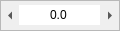
<?xml version="1.0" encoding="UTF-8"?>
<ui version="4.0">
 <class>Form</class>
 <widget class="QWidget" name="Form">
  <property name="geometry">
   <rect>
    <x>0</x>
    <y>0</y>
    <width>120</width>
    <height>31</height>
   </rect>
  </property>
  <property name="minimumSize">
   <size>
    <width>120</width>
    <height>31</height>
   </size>
  </property>
  <property name="maximumSize">
   <size>
    <width>120</width>
    <height>31</height>
   </size>
  </property>
  <property name="windowTitle">
   <string>Form</string>
  </property>
  <property name="autoFillBackground">
   <bool>false</bool>
  </property>
  <property name="styleSheet">
   <string notr="true">QFrame.BackFrame {
border-bottom-left-radius: 10px;
border-bottom-right-radius: 10px;
border: 1px solid black;
background: qlineargradient(x1: 0, y1: 0, x2: 0, y2: 1,
stop: 0 #777, stop: 0.1 rgb(203, 203, 203));
}

QFrame.BackFrame  QLineEdit{
background: rgb(203, 203, 203);
}
</string>
  </property>
  <layout class="QVBoxLayout" name="verticalLayout">
   <property name="spacing">
    <number>0</number>
   </property>
   <property name="margin">
    <number>0</number>
   </property>
   <item>
    <widget class="QFrame" name="backFrame">
     <property name="minimumSize">
      <size>
       <width>120</width>
       <height>31</height>
      </size>
     </property>
     <property name="maximumSize">
      <size>
       <width>120</width>
       <height>31</height>
      </size>
     </property>
     <property name="frameShape">
      <enum>QFrame::StyledPanel</enum>
     </property>
     <property name="frameShadow">
      <enum>QFrame::Raised</enum>
     </property>
     <property name="class" stdset="0">
      <string>BackFrame</string>
     </property>
     <widget class="QToolButton" name="decrementBtn">
      <property name="geometry">
       <rect>
        <x>0</x>
        <y>3</y>
        <width>20</width>
        <height>25</height>
       </rect>
      </property>
      <property name="minimumSize">
       <size>
        <width>20</width>
        <height>25</height>
       </size>
      </property>
      <property name="maximumSize">
       <size>
        <width>25</width>
        <height>25</height>
       </size>
      </property>
      <property name="text">
       <string/>
      </property>
      <property name="icon">
       <iconset>
        <normaloff>:/tool/select/icons/rewind.ico</normaloff>:/tool/select/icons/rewind.ico</iconset>
      </property>
      <property name="iconSize">
       <size>
        <width>17</width>
        <height>17</height>
       </size>
      </property>
      <property name="checkable">
       <bool>false</bool>
      </property>
      <property name="popupMode">
       <enum>QToolButton::DelayedPopup</enum>
      </property>
      <property name="autoRaise">
       <bool>true</bool>
      </property>
      <property name="arrowType">
       <enum>Qt::LeftArrow</enum>
      </property>
     </widget>
     <widget class="QLineEdit" name="lineEdit">
      <property name="geometry">
       <rect>
        <x>19</x>
        <y>5</y>
        <width>81</width>
        <height>20</height>
       </rect>
      </property>
      <property name="palette">
       <palette>
        <active>
         <colorrole role="WindowText">
          <brush brushstyle="SolidPattern">
           <color alpha="255">
            <red>0</red>
            <green>0</green>
            <blue>0</blue>
           </color>
          </brush>
         </colorrole>
         <colorrole role="Button">
          <brush brushstyle="SolidPattern">
           <color alpha="255">
            <red>203</red>
            <green>203</green>
            <blue>203</blue>
           </color>
          </brush>
         </colorrole>
         <colorrole role="Light">
          <brush brushstyle="SolidPattern">
           <color alpha="255">
            <red>212</red>
            <green>212</green>
            <blue>212</blue>
           </color>
          </brush>
         </colorrole>
         <colorrole role="Midlight">
          <brush brushstyle="SolidPattern">
           <color alpha="255">
            <red>233</red>
            <green>233</green>
            <blue>233</blue>
           </color>
          </brush>
         </colorrole>
         <colorrole role="Dark">
          <brush brushstyle="SolidPattern">
           <color alpha="255">
            <red>106</red>
            <green>106</green>
            <blue>106</blue>
           </color>
          </brush>
         </colorrole>
         <colorrole role="Mid">
          <brush brushstyle="SolidPattern">
           <color alpha="255">
            <red>141</red>
            <green>141</green>
            <blue>141</blue>
           </color>
          </brush>
         </colorrole>
         <colorrole role="Text">
          <brush brushstyle="SolidPattern">
           <color alpha="255">
            <red>0</red>
            <green>0</green>
            <blue>0</blue>
           </color>
          </brush>
         </colorrole>
         <colorrole role="BrightText">
          <brush brushstyle="SolidPattern">
           <color alpha="255">
            <red>212</red>
            <green>212</green>
            <blue>212</blue>
           </color>
          </brush>
         </colorrole>
         <colorrole role="ButtonText">
          <brush brushstyle="SolidPattern">
           <color alpha="255">
            <red>0</red>
            <green>0</green>
            <blue>0</blue>
           </color>
          </brush>
         </colorrole>
         <colorrole role="Base">
          <brush brushstyle="SolidPattern">
           <color alpha="255">
            <red>203</red>
            <green>203</green>
            <blue>203</blue>
           </color>
          </brush>
         </colorrole>
         <colorrole role="Window">
          <brush brushstyle="SolidPattern">
           <color alpha="255">
            <red>203</red>
            <green>203</green>
            <blue>203</blue>
           </color>
          </brush>
         </colorrole>
         <colorrole role="Shadow">
          <brush brushstyle="SolidPattern">
           <color alpha="255">
            <red>0</red>
            <green>0</green>
            <blue>0</blue>
           </color>
          </brush>
         </colorrole>
         <colorrole role="HighlightedText">
          <brush brushstyle="SolidPattern">
           <color alpha="255">
            <red>212</red>
            <green>212</green>
            <blue>212</blue>
           </color>
          </brush>
         </colorrole>
         <colorrole role="AlternateBase">
          <brush brushstyle="SolidPattern">
           <color alpha="255">
            <red>233</red>
            <green>233</green>
            <blue>233</blue>
           </color>
          </brush>
         </colorrole>
         <colorrole role="NoRole">
          <brush brushstyle="SolidPattern">
           <color alpha="255">
            <red>212</red>
            <green>212</green>
            <blue>212</blue>
           </color>
          </brush>
         </colorrole>
         <colorrole role="ToolTipBase">
          <brush brushstyle="SolidPattern">
           <color alpha="255">
            <red>255</red>
            <green>255</green>
            <blue>220</blue>
           </color>
          </brush>
         </colorrole>
         <colorrole role="ToolTipText">
          <brush brushstyle="SolidPattern">
           <color alpha="255">
            <red>0</red>
            <green>0</green>
            <blue>0</blue>
           </color>
          </brush>
         </colorrole>
        </active>
        <inactive>
         <colorrole role="WindowText">
          <brush brushstyle="SolidPattern">
           <color alpha="255">
            <red>0</red>
            <green>0</green>
            <blue>0</blue>
           </color>
          </brush>
         </colorrole>
         <colorrole role="Button">
          <brush brushstyle="SolidPattern">
           <color alpha="255">
            <red>203</red>
            <green>203</green>
            <blue>203</blue>
           </color>
          </brush>
         </colorrole>
         <colorrole role="Light">
          <brush brushstyle="SolidPattern">
           <color alpha="255">
            <red>212</red>
            <green>212</green>
            <blue>212</blue>
           </color>
          </brush>
         </colorrole>
         <colorrole role="Midlight">
          <brush brushstyle="SolidPattern">
           <color alpha="255">
            <red>233</red>
            <green>233</green>
            <blue>233</blue>
           </color>
          </brush>
         </colorrole>
         <colorrole role="Dark">
          <brush brushstyle="SolidPattern">
           <color alpha="255">
            <red>106</red>
            <green>106</green>
            <blue>106</blue>
           </color>
          </brush>
         </colorrole>
         <colorrole role="Mid">
          <brush brushstyle="SolidPattern">
           <color alpha="255">
            <red>141</red>
            <green>141</green>
            <blue>141</blue>
           </color>
          </brush>
         </colorrole>
         <colorrole role="Text">
          <brush brushstyle="SolidPattern">
           <color alpha="255">
            <red>0</red>
            <green>0</green>
            <blue>0</blue>
           </color>
          </brush>
         </colorrole>
         <colorrole role="BrightText">
          <brush brushstyle="SolidPattern">
           <color alpha="255">
            <red>212</red>
            <green>212</green>
            <blue>212</blue>
           </color>
          </brush>
         </colorrole>
         <colorrole role="ButtonText">
          <brush brushstyle="SolidPattern">
           <color alpha="255">
            <red>0</red>
            <green>0</green>
            <blue>0</blue>
           </color>
          </brush>
         </colorrole>
         <colorrole role="Base">
          <brush brushstyle="SolidPattern">
           <color alpha="255">
            <red>203</red>
            <green>203</green>
            <blue>203</blue>
           </color>
          </brush>
         </colorrole>
         <colorrole role="Window">
          <brush brushstyle="SolidPattern">
           <color alpha="255">
            <red>203</red>
            <green>203</green>
            <blue>203</blue>
           </color>
          </brush>
         </colorrole>
         <colorrole role="Shadow">
          <brush brushstyle="SolidPattern">
           <color alpha="255">
            <red>0</red>
            <green>0</green>
            <blue>0</blue>
           </color>
          </brush>
         </colorrole>
         <colorrole role="HighlightedText">
          <brush brushstyle="SolidPattern">
           <color alpha="255">
            <red>212</red>
            <green>212</green>
            <blue>212</blue>
           </color>
          </brush>
         </colorrole>
         <colorrole role="AlternateBase">
          <brush brushstyle="SolidPattern">
           <color alpha="255">
            <red>233</red>
            <green>233</green>
            <blue>233</blue>
           </color>
          </brush>
         </colorrole>
         <colorrole role="NoRole">
          <brush brushstyle="SolidPattern">
           <color alpha="255">
            <red>212</red>
            <green>212</green>
            <blue>212</blue>
           </color>
          </brush>
         </colorrole>
         <colorrole role="ToolTipBase">
          <brush brushstyle="SolidPattern">
           <color alpha="255">
            <red>255</red>
            <green>255</green>
            <blue>220</blue>
           </color>
          </brush>
         </colorrole>
         <colorrole role="ToolTipText">
          <brush brushstyle="SolidPattern">
           <color alpha="255">
            <red>0</red>
            <green>0</green>
            <blue>0</blue>
           </color>
          </brush>
         </colorrole>
        </inactive>
        <disabled>
         <colorrole role="WindowText">
          <brush brushstyle="SolidPattern">
           <color alpha="255">
            <red>106</red>
            <green>106</green>
            <blue>106</blue>
           </color>
          </brush>
         </colorrole>
         <colorrole role="Button">
          <brush brushstyle="SolidPattern">
           <color alpha="255">
            <red>203</red>
            <green>203</green>
            <blue>203</blue>
           </color>
          </brush>
         </colorrole>
         <colorrole role="Light">
          <brush brushstyle="SolidPattern">
           <color alpha="255">
            <red>212</red>
            <green>212</green>
            <blue>212</blue>
           </color>
          </brush>
         </colorrole>
         <colorrole role="Midlight">
          <brush brushstyle="SolidPattern">
           <color alpha="255">
            <red>233</red>
            <green>233</green>
            <blue>233</blue>
           </color>
          </brush>
         </colorrole>
         <colorrole role="Dark">
          <brush brushstyle="SolidPattern">
           <color alpha="255">
            <red>106</red>
            <green>106</green>
            <blue>106</blue>
           </color>
          </brush>
         </colorrole>
         <colorrole role="Mid">
          <brush brushstyle="SolidPattern">
           <color alpha="255">
            <red>141</red>
            <green>141</green>
            <blue>141</blue>
           </color>
          </brush>
         </colorrole>
         <colorrole role="Text">
          <brush brushstyle="SolidPattern">
           <color alpha="255">
            <red>106</red>
            <green>106</green>
            <blue>106</blue>
           </color>
          </brush>
         </colorrole>
         <colorrole role="BrightText">
          <brush brushstyle="SolidPattern">
           <color alpha="255">
            <red>212</red>
            <green>212</green>
            <blue>212</blue>
           </color>
          </brush>
         </colorrole>
         <colorrole role="ButtonText">
          <brush brushstyle="SolidPattern">
           <color alpha="255">
            <red>106</red>
            <green>106</green>
            <blue>106</blue>
           </color>
          </brush>
         </colorrole>
         <colorrole role="Base">
          <brush brushstyle="SolidPattern">
           <color alpha="255">
            <red>203</red>
            <green>203</green>
            <blue>203</blue>
           </color>
          </brush>
         </colorrole>
         <colorrole role="Window">
          <brush brushstyle="SolidPattern">
           <color alpha="255">
            <red>203</red>
            <green>203</green>
            <blue>203</blue>
           </color>
          </brush>
         </colorrole>
         <colorrole role="Shadow">
          <brush brushstyle="SolidPattern">
           <color alpha="255">
            <red>0</red>
            <green>0</green>
            <blue>0</blue>
           </color>
          </brush>
         </colorrole>
         <colorrole role="HighlightedText">
          <brush brushstyle="SolidPattern">
           <color alpha="255">
            <red>212</red>
            <green>212</green>
            <blue>212</blue>
           </color>
          </brush>
         </colorrole>
         <colorrole role="AlternateBase">
          <brush brushstyle="SolidPattern">
           <color alpha="255">
            <red>212</red>
            <green>212</green>
            <blue>212</blue>
           </color>
          </brush>
         </colorrole>
         <colorrole role="NoRole">
          <brush brushstyle="SolidPattern">
           <color alpha="255">
            <red>212</red>
            <green>212</green>
            <blue>212</blue>
           </color>
          </brush>
         </colorrole>
         <colorrole role="ToolTipBase">
          <brush brushstyle="SolidPattern">
           <color alpha="255">
            <red>255</red>
            <green>255</green>
            <blue>220</blue>
           </color>
          </brush>
         </colorrole>
         <colorrole role="ToolTipText">
          <brush brushstyle="SolidPattern">
           <color alpha="255">
            <red>0</red>
            <green>0</green>
            <blue>0</blue>
           </color>
          </brush>
         </colorrole>
        </disabled>
       </palette>
      </property>
      <property name="acceptDrops">
       <bool>false</bool>
      </property>
      <property name="autoFillBackground">
       <bool>false</bool>
      </property>
      <property name="text">
       <string>0.0</string>
      </property>
      <property name="maxLength">
       <number>10</number>
      </property>
      <property name="frame">
       <bool>false</bool>
      </property>
      <property name="alignment">
       <set>Qt::AlignCenter</set>
      </property>
      <property name="readOnly">
       <bool>false</bool>
      </property>
      <property name="class" stdset="0">
       <string>LineEdit</string>
      </property>
     </widget>
     <widget class="QToolButton" name="incrementBtn">
      <property name="geometry">
       <rect>
        <x>100</x>
        <y>3</y>
        <width>20</width>
        <height>25</height>
       </rect>
      </property>
      <property name="minimumSize">
       <size>
        <width>20</width>
        <height>25</height>
       </size>
      </property>
      <property name="maximumSize">
       <size>
        <width>25</width>
        <height>25</height>
       </size>
      </property>
      <property name="baseSize">
       <size>
        <width>25</width>
        <height>25</height>
       </size>
      </property>
      <property name="text">
       <string/>
      </property>
      <property name="icon">
       <iconset>
        <normaloff>:/tool/select/icons/forward.ico</normaloff>:/tool/select/icons/forward.ico</iconset>
      </property>
      <property name="iconSize">
       <size>
        <width>17</width>
        <height>17</height>
       </size>
      </property>
      <property name="checkable">
       <bool>false</bool>
      </property>
      <property name="autoRaise">
       <bool>true</bool>
      </property>
      <property name="arrowType">
       <enum>Qt::RightArrow</enum>
      </property>
     </widget>
    </widget>
   </item>
  </layout>
 </widget>
 <resources/>
 <connections/>
</ui>
